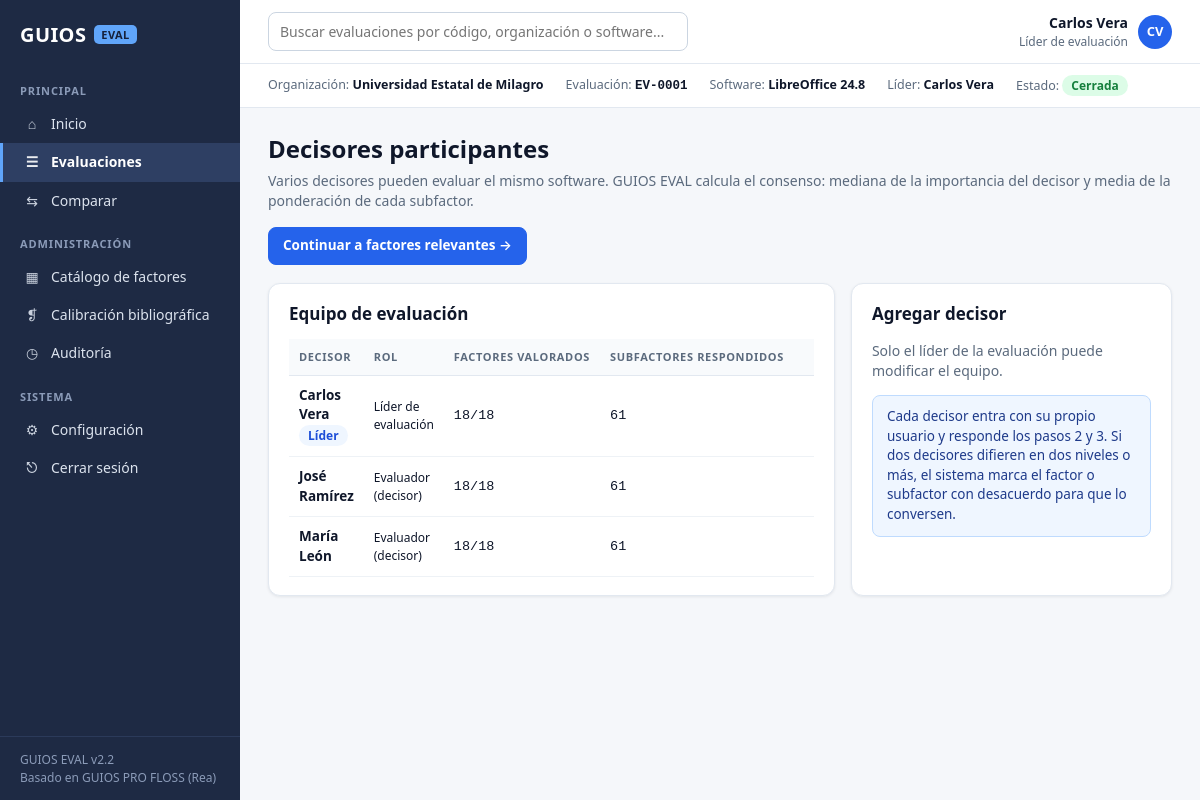
/evaluaciones/1/participantes (signed in), run on the app's committed database.
### tables this page shows
CREATE TABLE usuarios (
  id INTEGER PRIMARY KEY AUTOINCREMENT,
  nombre TEXT NOT NULL,
  correo TEXT NOT NULL UNIQUE,
  clave TEXT NOT NULL,
  rol TEXT NOT NULL,
  activo INTEGER NOT NULL DEFAULT 1,
  creado TEXT NOT NULL
, foto TEXT, estado TEXT NOT NULL DEFAULT 'activo', rol_solicitado TEXT, cambiar_clave INTEGER NOT NULL DEFAULT 0, motivo_rechazo TEXT);

CREATE TABLE evaluaciones (
  id INTEGER PRIMARY KEY AUTOINCREMENT,
  codigo TEXT NOT NULL UNIQUE,
  org_nombre TEXT NOT NULL,
  org_ruc TEXT, org_sector TEXT, org_correo TEXT,
  sw_nombre TEXT NOT NULL,
  sw_version TEXT, sw_tipo TEXT, sw_licencia TEXT, sw_proveedor TEXT, sw_descripcion TEXT,
  catalogo_id INTEGER NOT NULL REFERENCES catalogos(id),
  snapshot TEXT NOT NULL,
  estado TEXT NOT NULL DEFAULT 'borrador',
  lider_id INTEGER NOT NULL REFERENCES usuarios(id),
  revision_de INTEGER REFERENCES evaluaciones(id),
  decision TEXT NOT NULL DEFAULT 'no_emitida',
  decision_comentario TEXT,
  decision_por INTEGER REFERENCES usuarios(id),
  decision_fecha TEXT,
  resultado TEXT,
  creado TEXT NOT NULL,
  cerrado TEXT
, resumen_ia TEXT);

### guios/app.py (the view, shortened to what this page needs)
@app.route("/evaluaciones/<int:eid>/participantes", methods=["GET", "POST"])
@login_requerido()
def participantes_view(eid):
    ev = obtener_eval(eid)
    con = get_db()
    gestiona = editable(ev) and (g.user["id"] == ev["lider_id"] or g.user["rol"] == "admin")
    parts = participantes(eid)
    ids = {p["id"] for p in parts}
    candidatos = [u for u in con.execute("SELECT * FROM usuarios WHERE activo=1 AND rol IN "
                                          "('lider','evaluador','revisor') ORDER BY nombre") if u["id"] not in ids]
    avance = []
    snap = json.loads(ev["snapshot"])
    nsub = sum(len(f["subfactores"]) for f in snap)
    for p in parts:
        nv = con.execute("SELECT COUNT(*) FROM votos_factor WHERE evaluacion_id=? AND usuario_id=? AND id_valor IS NOT NULL",
                         (eid, p["id"])).fetchone()[0]
        nr = con.execute("SELECT COUNT(*) FROM respuestas WHERE evaluacion_id=? AND usuario_id=? AND valor IS NOT NULL",
                         (eid, p["id"])).fetchone()[0]
        avance.append({"u": p, "votos": nv, "resp": nr})
    return render_template("participantes.html", ev=ev, avance=avance, candidatos=candidatos,
                           gestiona=gestiona, nfac=len(snap), nsub=nsub)

### guios/app.py (called while the page is built)
def get_db():
    if "con" not in g:
        g.con = db.conectar()
    return g.con

@app.teardown_appcontext
def cerrar_db(exc):
    con = g.pop("con", None)
    if con is not None:
        con.close()

@app.before_request
def cargar_usuario():
    g.user = None
    uid = session.get("uid")
    if uid:
        g.user = get_db().execute("SELECT * FROM usuarios WHERE id=? AND activo=1", (uid,)).fetchone()
        session.permanent = True

@app.before_request
def proteger_cuenta():
    if not g.user or request.endpoint in LIBRES:
        return None
    if g.user["estado"] == "pendiente_aprobacion" and request.endpoint not in ("pendiente", "perfil_foto"):
        return redirect(url_for("pendiente"))
    if g.user["estado"] == "activo" and g.user["cambiar_clave"] and request.endpoint != "cambiar_clave":
        return redirect(url_for("cambiar_clave"))
    return None

def login_requerido(*roles):
    def deco(fn):
        @wraps(fn)
        def wrapper(*a, **kw):
            if g.user is None:
                return redirect(url_for("login", next=request.path))
            if roles and g.user["rol"] not in roles and g.user["rol"] != "admin":
                flash("Tu rol no tiene permiso para esta acción.", "error")
                return redirect(url_for("panel"))
            return fn(*a, **kw)
        return wrapper
    return deco

@app.context_processor
def globales():
    return {"ROLES": db.ROLES, "NOMBRE_ROL": dict(db.ROLES, sin_rol="Sin rol (pendiente)"),
            "ESTADOS": ESTADOS_EVAL, "DECISIONES": DECISIONES,
            "NIVELES": engine.NIVELES, "NIVELES_PS": engine.NIVELES_PS, "DIMENSIONES": DIMENSIONES}

def obtener_eval(eid):
    ev = get_db().execute("SELECT e.*, u.nombre AS lider FROM evaluaciones e JOIN usuarios u "
                          "ON u.id=e.lider_id WHERE e.id=?", (eid,)).fetchone()
    if ev is None:
        abort(404)
    return ev

def participantes(eid):
    return get_db().execute("SELECT u.* FROM participantes p JOIN usuarios u ON u.id=p.usuario_id "
                            "WHERE p.evaluacion_id=? ORDER BY u.nombre", (eid,)).fetchall()

def editable(ev):
    return ev["estado"] in ("borrador", "en_curso")

### guios/base_datos.py (called while the page is built)
def conectar(path=None):
    con = sqlite3.connect(path or DB_PATH)
    con.row_factory = sqlite3.Row
    con.execute("PRAGMA foreign_keys = ON")
    return con

### guios/templates/participantes.html (shortened to what this page needs)
{% extends 'base.html' %}{% block title %}Decisores{% endblock %}
{% block content %}
<div class="head">
  <div><h1>Decisores participantes</h1><div class="muted">Varios decisores pueden evaluar el mismo software. GUIOS EVAL calcula el consenso: mediana de la importancia del decisor y media de la ponderación de cada subfactor.</div></div>
  <a class="btn pri" href="{{ url_for('paso2', eid=ev.id) }}">Continuar a factores relevantes →</a>
</div>
<div class="grid" style="grid-template-columns:1.7fr 1fr">
  <div class="card">
    <h2>Equipo de evaluación</h2>
    <table class="t"><tr><th>Decisor</th><th>Rol</th><th>Factores valorados</th><th>Subfactores respondidos</th><th></th></tr>
    {% for a in avance %}
      <tr><td><b>{{ a.u.nombre }}</b>{% if a.u.id == ev.lider_id %} <span class="chip info">Líder</span>{% endif %}</td><td class="small">{{ NOMBRE_ROL[a.u.rol] }}</td>
        <td class="mono">{{ a.votos }}/{{ nfac }}</td><td class="mono">{{ a.resp }}</td>
        <td></td></tr>
    {% endfor %}
    </table>
  </div>
  <div class="card">
    <h2>Agregar decisor</h2>
    {% if gestiona %}
    <form method="post" class="acciones">
      <select name="usuario_id" style="max-width:320px">{% for u in candidatos %}<option value="{{ u.id }}">{{ u.nombre }} · {{ NOMBRE_ROL[u.rol] }}</option>{% endfor %}</select>
      <button class="btn pri" {{ 'disabled' if not candidatos }}>Agregar</button>
    </form>
    <p class="small muted">Solo el líder agrega o quita decisores mientras la evaluación está abierta.</p>
    {% else %}<p class="muted">Solo el líder de la evaluación puede modificar el equipo.</p>{% endif %}
    <div class="alert info small">Cada decisor entra con su propio usuario y responde los pasos 2 y 3. Si dos decisores difieren en dos niveles o más, el sistema marca el factor o subfactor con desacuerdo para que lo conversen.</div>
  </div>
</div>
{% endblock %}

### guios/templates/base.html (shortened to what this page needs)
<!doctype html>
<html lang="es">
<head>
<link rel="stylesheet" href="{{ url_for('static', filename='css/app.css') }}">
</head>
<body>
{% set ep = request.endpoint %}
<div class="shell">
  <aside class="side">
    <div class="brand">GUIOS <span class="tag">EVAL</span></div>
    <div class="nav">
      <div class="nav-grp">PRINCIPAL</div>
      <a href="{{ url_for('panel') }}" class="{{ 'on' if ep=='panel' }}"><span class="ico">⌂</span>Inicio</a>
      <a href="{{ url_for('evaluaciones') }}" class="{{ 'on' if ep in ['evaluaciones','nueva_evaluacion','paso1','paso2','paso3','paso4','participantes_view'] }}"><span class="ico">☰</span>Evaluaciones</a>
      <a href="{{ url_for('comparar') }}" class="{{ 'on' if ep=='comparar' }}"><span class="ico">⇆</span>Comparar</a>
      <div class="nav-grp">ADMINISTRACIÓN</div>
      <a href="{{ url_for('catalogo') }}" class="{{ 'on' if ep=='catalogo' }}"><span class="ico">▦</span>Catálogo de factores</a>
      <a href="{{ url_for('literatura_view') }}" class="{{ 'on' if ep=='literatura_view' }}"><span class="ico">❡</span>Calibración bibliográfica</a>
      {% if g.user.rol in ['admin','auditor','revisor','lider'] %}
      <a href="{{ url_for('auditoria') }}" class="{{ 'on' if ep=='auditoria' }}"><span class="ico">◷</span>Auditoría</a>
      {% endif %}
      <div class="nav-grp">SISTEMA</div>
      <a href="{{ url_for('configuracion') }}" class="{{ 'on' if ep=='configuracion' }}"><span class="ico">⚙</span>Configuración</a>
      <a href="{{ url_for('salir') }}"><span class="ico">⎋</span>Cerrar sesión</a>
    </div>
    <div class="bottom">GUIOS EVAL v2.2<br>Basado en GUIOS PRO FLOSS (Rea)</div>
  </aside>
  <div class="main">
    <header class="top">
      <form action="{{ url_for('evaluaciones') }}"><input type="text" name="q" placeholder="Buscar evaluaciones por código, organización o software..." aria-label="Buscar"></form>
      <div class="pill">
        <div style="text-align:right"><div style="font-weight:600">{{ g.user.nombre }}</div><div class="small muted">{{ NOMBRE_ROL[g.user.rol] }}</div></div>
        {% if g.user.foto %}<img class="avatar foto" src="{{ url_for('foto_usuario', uid=g.user.id) }}?v={{ g.user.foto }}" alt="Foto de perfil">
        {% else %}<div class="avatar">{{ g.user.nombre.split()[0][0] }}{{ g.user.nombre.split()[-1][0] }}</div>{% endif %}
      </div>
    </header>
    {% if ev %}
    <div class="ctx">
      <span>Organización: <b>{{ ev.org_nombre }}</b></span>
      <span>Evaluación: <b class="mono">{{ ev.codigo }}</b></span>
      <span>Software: <b>{{ ev.sw_nombre }} {{ ev.sw_version or '' }}</b></span>
      <span>Líder: <b>{{ ev.lider }}</b></span>
      <span>Estado: <span class="chip {{ ev.estado }}">{{ ESTADOS[ev.estado] }}</span></span>
    </div>
    {% endif %}
    <main class="content">
      {% block content %}{% endblock %}
    </main>
  </div>
</div>
</body>
</html>

### data on the page
usuarios: user.nombre "Carlos Vera", rol "Líder de evaluación", user.nombre "C", user.nombre "V", lider "Carlos Vera", u.nombre "Carlos Vera", rol "Líder de evaluación"
evaluaciones: org_nombre "Universidad Estatal de Milagro", codigo "EV-0001", sw_nombre "LibreOffice", sw_version "24.8", estado "Cerrada"
usuarios: u.nombre "José Ramírez", rol "Evaluador (decisor)"
usuarios: u.nombre "María León", rol "Evaluador (decisor)"

### other printed values
{{ a.votos }} "18" "18" "18"
{{ nfac }} "18" "18" "18"
{{ a.resp }} "61" "61" "61"
